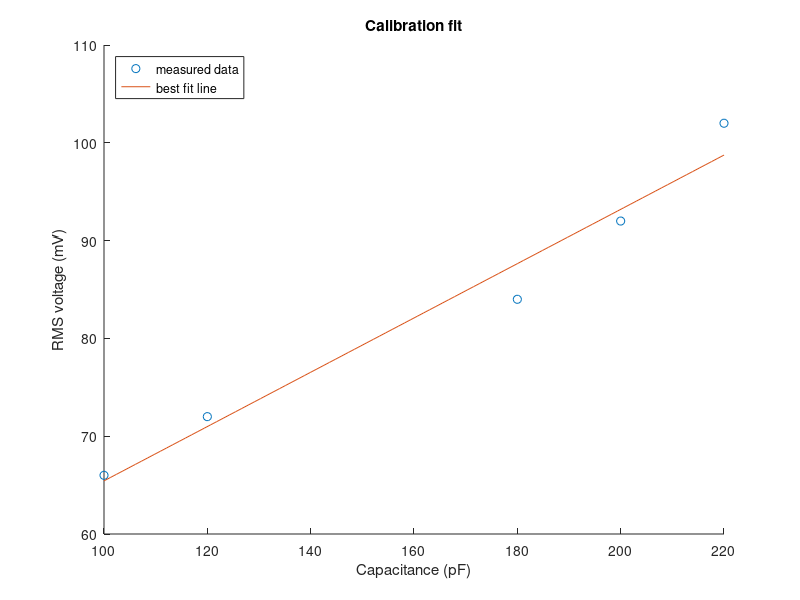
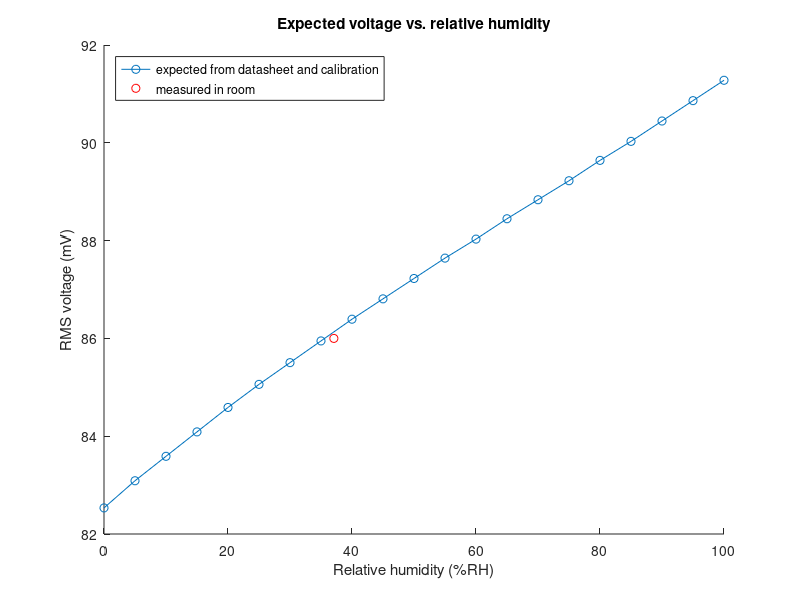

These figures' MATLAB source, in order:
% humidity.m
% ISIM Lab 4: Using capacitors to measure humidity
%
% Calibrates an RC sensing circuit with capacitors of known value, then uses
% the HS1101LF datasheet (capacitance vs. %RH) to build a curve of expected
% output voltage vs. relative humidity. A measured voltage from the real
% sensor is then converted to %RH.
%
% Circuit: square wave -> 50 kOhm resistor -> capacitor (or sensor).
% Voltages are RMS values read from the oscilloscope.

clear;
clf;

%% Calibration: RMS voltage vs. capacitance for known capacitors
Cap     = [100, 120, 180, 200, 220];   % capacitance (pF)
Voltage = [66, 72, 84, 92, 102];       % measured RMS voltage (mV)

p = polyfit(Cap, Voltage, 1);          % linear fit: Voltage = p(1)*Cap + p(2)
x_fit = linspace(min(Cap), max(Cap), 100);
y_fit = polyval(p, x_fit);

figure();
hold on
plot(Cap, Voltage, 'o')
plot(x_fit, y_fit)
xlabel('Capacitance (pF)');
ylabel('RMS voltage (mV)');
title('Calibration fit');
legend('measured data', 'best fit line', 'Location', 'northwest')
hold off

fprintf('Calibration: V = %.3f mV/pF * C + %.2f mV\n', p(1), p(2));

%% Datasheet: HS1101LF capacitance at each relative humidity
RH = [0,5,10,15,20,25,30,35,40,45,50,55,60,65,70,75,80,85,90,95,100];   % %RH
Capchart = [161.6, 163.6, 165.4, 167.2, 169, 170.7, 172.3, 173.9, 175.5, 177, 178.5, 180, 181.4, 182.9, 184.3, 185.7, 187.2, 188.6, 190.1, 191.6, 193.1];   % pF

%% Measurement curve: expected voltage vs. %RH
% Use the calibration line to turn each datasheet capacitance into the
% voltage this circuit should produce.
z = polyval(p, Capchart);              % expected RMS voltage (mV)

% Linear fit of voltage vs. %RH, so a measured voltage can be turned into %RH
newp = polyfit(RH, z, 1);

% Voltage measured with the real sensor in the room
measured_V = 86;                       % mV (RMS)
pointrh = (measured_V - newp(2)) / newp(1);   % relative humidity (%)

figure();
hold on
plot(RH, z, '-o');
plot(pointrh, measured_V, 'ro')
xlabel('Relative humidity (%RH)');
ylabel('RMS voltage (mV)');
title('Expected voltage vs. relative humidity');
legend('expected from datasheet and calibration', 'measured in room', 'Location', 'northwest')
hold off

fprintf('Measured %.0f mV -> about %.0f %%RH\n', measured_V, pointrh);
fprintf('Circuit sensitivity: about %.3f mV per %%RH\n', newp(1));
